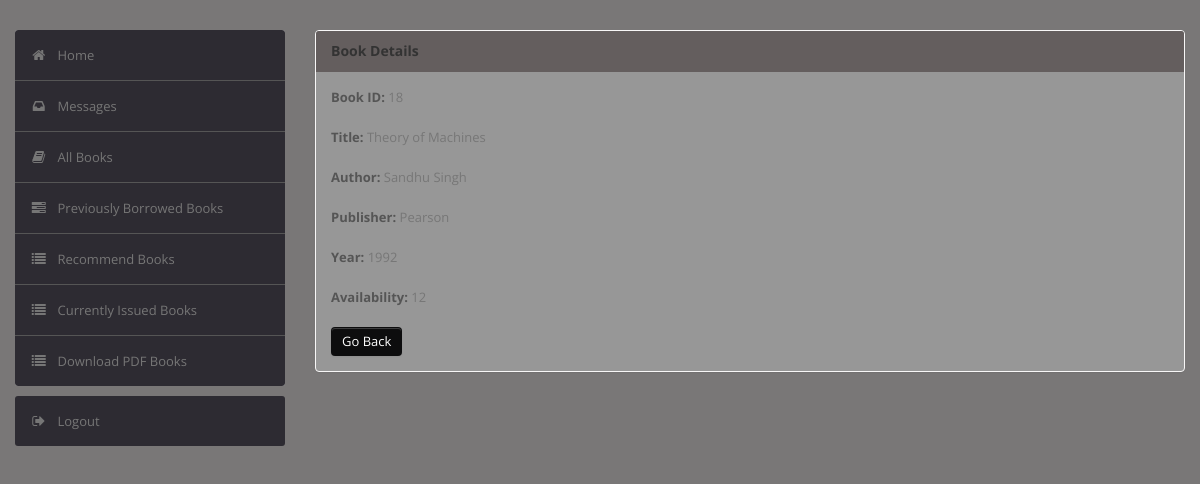
Screenshot of /student/bookdetails.php?id=18 (signed in) with the database file from the repository.
### tables this page shows
CREATE TABLE `book` (
  `BookId` int(10) NOT NULL AUTO_INCREMENT,
  `Title` varchar(50) DEFAULT NULL,
  `Publisher` varchar(50) DEFAULT NULL,
  `Year` varchar(50) DEFAULT NULL,
  `Availability` int(5) DEFAULT NULL,
  PRIMARY KEY (`BookId`)
);

CREATE TABLE `author` (
  `BookId` int(10) NOT NULL,
  `Author` varchar(50) NOT NULL,
  PRIMARY KEY (`BookId`,`Author`),
  CONSTRAINT `author_ibfk_1` FOREIGN KEY (`BookId`) REFERENCES `book` (`BookId`)
);

### student/bookdetails.php (the view, shortened to what this page needs)
<?php
require('dbconn.php');
?>
<?php
if ($_SESSION['RollNo']) {
    ?>
<!DOCTYPE html>
<html lang="en">
    <head>
        <link type="text/css" href="bootstrap/css/bootstrap.min.css" rel="stylesheet">
        <link type="text/css" href="bootstrap/css/bootstrap-responsive.min.css" rel="stylesheet">
        <link type="text/css" href="css/theme.css" rel="stylesheet">
        <link type="text/css" href="images/icons/css/font-awesome.css" rel="stylesheet">
    </head>
    <body>
        <div class="wrapper">
            <div class="container">
                <div class="row">
                    <div class="span3">
                        <div class="sidebar">
                            <ul class="widget widget-menu unstyled">
                                <li class="active"><a href="index.php"><i class="menu-icon icon-home"></i>Home
                                </a></li>
                                 <li><a href="message.php"><i class="menu-icon icon-inbox"></i>Messages</a>
                                </li>
                                <li><a href="book.php"><i class="menu-icon icon-book"></i>All Books </a></li>
                                <li><a href="history.php"><i class="menu-icon icon-tasks"></i>Previously Borrowed Books </a></li>
                                <li><a href="recommendations.php"><i class="menu-icon icon-list"></i>Recommend Books </a></li>
                                <li><a href="current.php"><i class="menu-icon icon-list"></i>Currently Issued Books </a></li>
                                <li><a href="download.php"><i class="menu-icon icon-list"></i>Download PDF Books </a></li>
                            </ul>
                            <ul class="widget widget-menu unstyled">
                                <li><a href="logout.php"><i class="menu-icon icon-signout"></i>Logout </a></li>
                            </ul>
                        </div>
                    </div>
                    <div class="span9">
                        <div class="content">
                        <div class="module">
                            <div class="module-head">
                                <h3>Book Details</h3>
                            </div>
                            <div class="module-body">
                        <?php
                            $x=$_GET['id'];
                            $sql="select * from LMS.book where BookId='$x'";
                            $result=$conn->query($sql);
                            $row=$result->fetch_assoc();
                                $bookid=$row['BookId'];
                                $name=$row['Title'];
                                $publisher=$row['Publisher'];
                                $year=$row['Year'];
                                $avail=$row['Availability'];
                                echo "<b>Book ID:</b> ".$bookid."<br><br>";
                                echo "<b>Title:</b> ".$name."<br><br>";
                                $sql1="select * from LMS.author where BookId='$bookid'";
                                $result=$conn->query($sql1);
                                echo "<b>Author:</b> ";
                                while($row1=$result->fetch_assoc())
                                {
                                    echo $row1['Author']."&nbsp;";
                                }
                                echo "<br><br>";
                                echo "<b>Publisher:</b> ".$publisher."<br><br>";
                                echo "<b>Year:</b> ".$year."<br><br>";
                                echo "<b>Availability:</b> ".$avail."<br><br>";
                            ?>
                        <a href="book.php" class="btn btn-primary">Go Back</a>
                               </div>
                           </div>
                            </div>
                </div>
                </div>
                </div>
            </div>
    </body>
</html>
<?php }
else {
    echo "<script type='text/javascript'>alert('Access Denied!!!')</script>";
} ?>

### student/css/theme.css (style rules this page uses)
body { font-size: 13px; font-family: 'Open Sans', Arial, sans-serif; background: #797777; color: #777 }
h1, h2, h3, h4, h5, h6 { color: #333; margin-top: 0 }
h3 { font-size: 20px }
strong, b { color: #555 }
.wrapper { padding: 30px 0 }
body [class^="icon-"], body [class*=" icon-"] { font-size: 14px; line-height: 20px; height: 20px }
.module { background: #ffffff; -webkit-border-radius: 3px; -moz-border-radius: 3px; border-radius: 3px; border: 1px solid #ccc; border-bottom-color: #bbb; -webkit-box-shadow: 0 0 1px rgba(0,0,0,0.2); -moz-box-shadow: 0 0 1px rgba(0,0,0,0.2); box-shadow: 0 0 1px rgba(0,0,0,0.2); margin-bottom: 30px }
.btn, .btn-box { -webkit-border-radius: 3px; -moz-border-radius: 3px; border-radius: 3px }
.btn { font-size: 13px; font-weight: 600 }
.btn { display: inline-block; margin-bottom: 0; font-weight: 400; text-align: center; vertical-align: middle; cursor: pointer; background-image: none; border: 1px solid transparent; white-space: nowrap; padding: 4px 10px; font-size: 13px; line-height: 1.42857; border-radius: 4px; -webkit-user-select: none; -moz-user-select: none; -ms-user-select: none; user-select: none }
.btn-primary { color: #fff; background-color: #0d0d0e; }
.widget-menu { background: #fff; -webkit-border-radius: 3px; -moz-border-radius: 3px; border-radius: 3px; overflow: hidden }
.widget-menu a { color: #555; display: block; line-height: 20px; padding: 15px; text-decoration: none!important }
.widget-menu .menu-icon { margin-right: 10px; color: #767676; -webkit-transition: all .2s ease-in-out; -moz-transition: all .2s ease-in-out; transition: all .2s ease-in-out; }
.widget-menu>li+li { border-top: 1px solid #555 }
.widget-menu>li>a { background-color: #2d2b32; color: #767676; -webkit-transition: all .2s ease-in-out; -moz-transition: all .2s ease-in-out; transition: all .2s ease-in-out; }
.module { box-shadow: 0 0 3px rgba(0,0,0,.1); border-color: #f8f7f7; margin-bottom: 20px; background-color: #979797; border-radius: 4px; -webkit-box-shadow: 0 1px 1px rgba(0,0,0,.05); box-shadow: 0 1px 1px rgba(0,0,0,.05); }
.module-head { color: #767676; background-color: #645e5e; border-color: #e9e9e9; padding: 10px 15px; border-bottom: 1px solid transparent; border-top-right-radius: 3px; border-top-left-radius: 3px; }
.module-head h3 { font-size: 14px; line-height: 20px; height: 20px; margin: 0 }
.module-body { padding: 15px }

### rows the page displays
book: BookId "18", Title "Theory of Machines", Publisher "Pearson", Year "1992", Availability "12"
author: Author "Sandhu"
author: Author "Singh"
